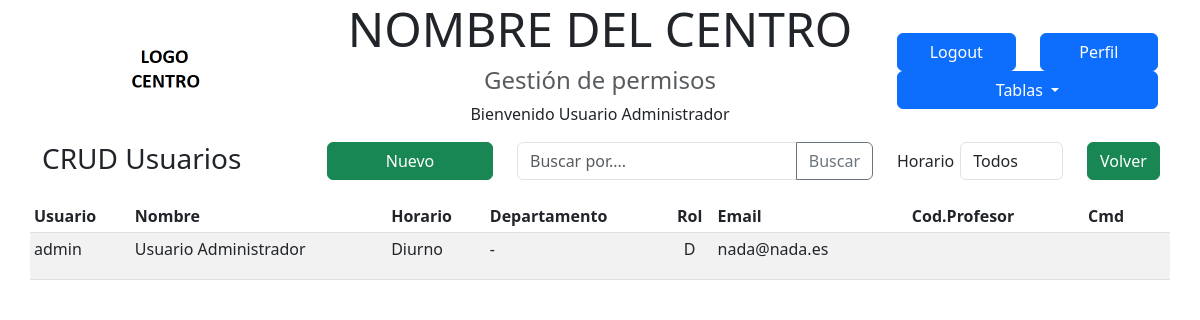
/Usuarios_c/mantusu (signed in), run on the app's committed database.
### tables this page shows
CREATE TABLE `usuarios_gesprof` (
  `usuario` varchar(20) NOT NULL,
  `password` varchar(255) DEFAULT NULL,
  `apenom` varchar(35) NOT NULL,
  `departamento` varchar(50) NOT NULL,
  `rol` varchar(1) NOT NULL COMMENT '[D]irector,[J]efe de estudios,[P]rofesor',
  `horario` varchar(1) NOT NULL COMMENT '[D]iurno,[V]espertino',
  `email` varchar(255) NOT NULL,
  `codigoprof` varchar(9) NOT NULL
);

### app/controladores/Usuarios_c.php (called while the page is built, shortened)
<?php
class Usuarios_c extends Controller
{
    private $usuarios_m;
    public function __construct()
    {
        $this->usuarios_m = $this->load_model("Usuarios_m");
    }
    public function mantusu($par = "")
    {
        if (isset($_REQUEST['textoBuscado'])) {
            $buscado = urldecode($_REQUEST['textoBuscado']);
        } else {
            $buscado = "";
        }
        if (isset($_REQUEST['filtro'])) {
            $filtro = urldecode($_REQUEST['filtro']);
        } else {
            $filtro = "%%";
        }
        $datos['buscado'] = $buscado;
        $datos['filtro'] = $filtro;
        $totalRegistros = $this->usuarios_m->totalRegistros($buscado, $filtro);
        $limite_reg_por_pag = 9;
        $url = BASE_URL . "Usuarios_c/mantusu/";
        $comienzo = isset($par[0]) ? $par[0] : 0;
        $paginador = new Paginador($totalRegistros, $comienzo, $limite_reg_por_pag, $url);
        $datos['paginas'] = $paginador->crearLinks(10, "pagination");
        $datos['usuarios'] = $this->usuarios_m->leerConFiltro($comienzo, $limite_reg_por_pag, $buscado, $filtro);
        $contenido = "mantusu_v";
        $this->load_view($contenido, $datos);
    }
}

### index.php (called while the page is built, shortened)
<?php
$router = new Router();
$metodo = $router->getMethod();
$parametros = $router->getParams();
$micontrolador = new $controlador();
if (empty($parametros)) {
    $micontrolador->$metodo();
} else {
    $micontrolador->$metodo($parametros);
}

### app/modelos/Usuarios_m.php (called while the page is built, shortened)
<?php
class Usuarios_m extends Model
{
    public function leerConFiltro($comienzo, $registros, $busq, $hor)
    {
        $cadSQL = "SELECT * FROM usuarios_gesprof WHERE (apenom like :busq or departamento like :busq) and horario like :hor ORDER BY 1 LIMIT $comienzo,$registros";
        $this->consultar($cadSQL);
        $this->enlazar(":busq", "%$busq%");
        $this->enlazar(":hor", "$hor");
        return $this->resultado();
    }
}

### app/vistas/mantusu_v.php (the view, shortened to what this page needs)
<main>
    <div class="row mb-3">
        <div class="col-lg-3">
            <h3>CRUD Usuarios</h3>
        </div>
        <div class="col-lg-2">
            <div class="d-grid">
                <button type="button" id="btnNuevo" class="btn btn-success" data-bs-toggle="modal" data-bs-target="#usuariosModal">Nuevo</button>
            </div>
        </div>
        <div class="col-lg-4">
            <form name="frmBuscar" action="<? echo BASE_URL; ?>Usuarios_c/mantusu" method="post">
                <div class="input-group">
                    <input type="search" id="textoBuscado" name="textoBuscado" class="form-control" placeholder="Buscar por...." aria-label="Filtro de busqueda" aria-describedby="btnBuscar" value="<?= isset($buscado) ? $buscado : ""; ?>">
                    <button class="btn btn-outline-secondary" type="submit" id="btnBuscar">Buscar</button>
                </div>
            </form>
        </div>
        <div class="col-lg-2">
            <?php
            $arrayHorarios = ["%%" => "Todos", "D" => "Diurno", "V" => "Vespertino", "P" => "Partido"];
            ?>
            <div class="row">
                <label for="filtro" class="col-sm-4 col-form-label">Horario</label>
                <div class="col-sm-8">
                    <select id="filtro" class="form-control">
                        <?php foreach ($arrayHorarios as $clave => $valor) :
                            if ($clave == $filtro) {
                                $sel = "selected";
                            } else {
                                $sel = "";
                            }
                        ?>
                            <option <?= $sel; ?> value="<?= $clave; ?>"><?= $valor; ?></option>
                        <?php endforeach; ?>
                    </select>
                </div>
            </div>
        </div>
        <div class="col-lg-1">
            <div class="d-grid">
                <a href="<?= BASE_URL; ?>Permisos_c/index" class="btn btn-success">Volver</a>
            </div>
        </div>
    </div>
    <div class="row">
        <table class="table table-sm table-striped">
            <thead>
                <th>Usuario</th>
                <th>Nombre</th>
                <th>Horario</th>
                <th>Departamento</th>
                <th class="text-center">Rol</th>
                <th>Email</th>
                <th class="text-center">Cod.Profesor</th>
                <th class="text-center">Cmd</th>
            </thead>
            <tbody>
                <?php
                if (count($usuarios) > 0) {
                    $horarios = ["D" => "Diurno", "V" => "Vespertino", "P" => "Partido"];
                    foreach ($usuarios as $usu) {
                        $horario = $horarios[$usu['horario']];
                ?>
                        <tr>
                            <td><?= $usu['usuario']; ?></td>
                            <td><?= $usu['apenom']; ?></td>
                            <td><?= $horario; ?></td>
                            <td><?= $usu['departamento']; ?></td>
                            <td class="text-center"><?= $usu['rol']; ?></td>
                            <td><?= $usu['email']; ?></td>
                            <td class="text-center"><?= $usu['codigoprof']; ?></td>
                            <td class="text-center">
                                <button class="btn btnModificar"><i class="bi bi-pencil-square"></i></button>
                                <button class="btn btnBorrar"><i class="bi bi-trash3-fill"></i></i></button>
                            </td>
                        </tr>
                <?php
                    }
                }
                ?>
            </tbody>
        </table>
    </div>
</main>

### data on the page
usuarios_gesprof: usuario "admin", apenom "Usuario Administrador", horario "Diurno", departamento "-", rol "D", email "nada@nada.es"

### other printed values
$nombre "Bienvenido Usuario Administrador"
$textoBoton "Logout"
form field value "Todos"
